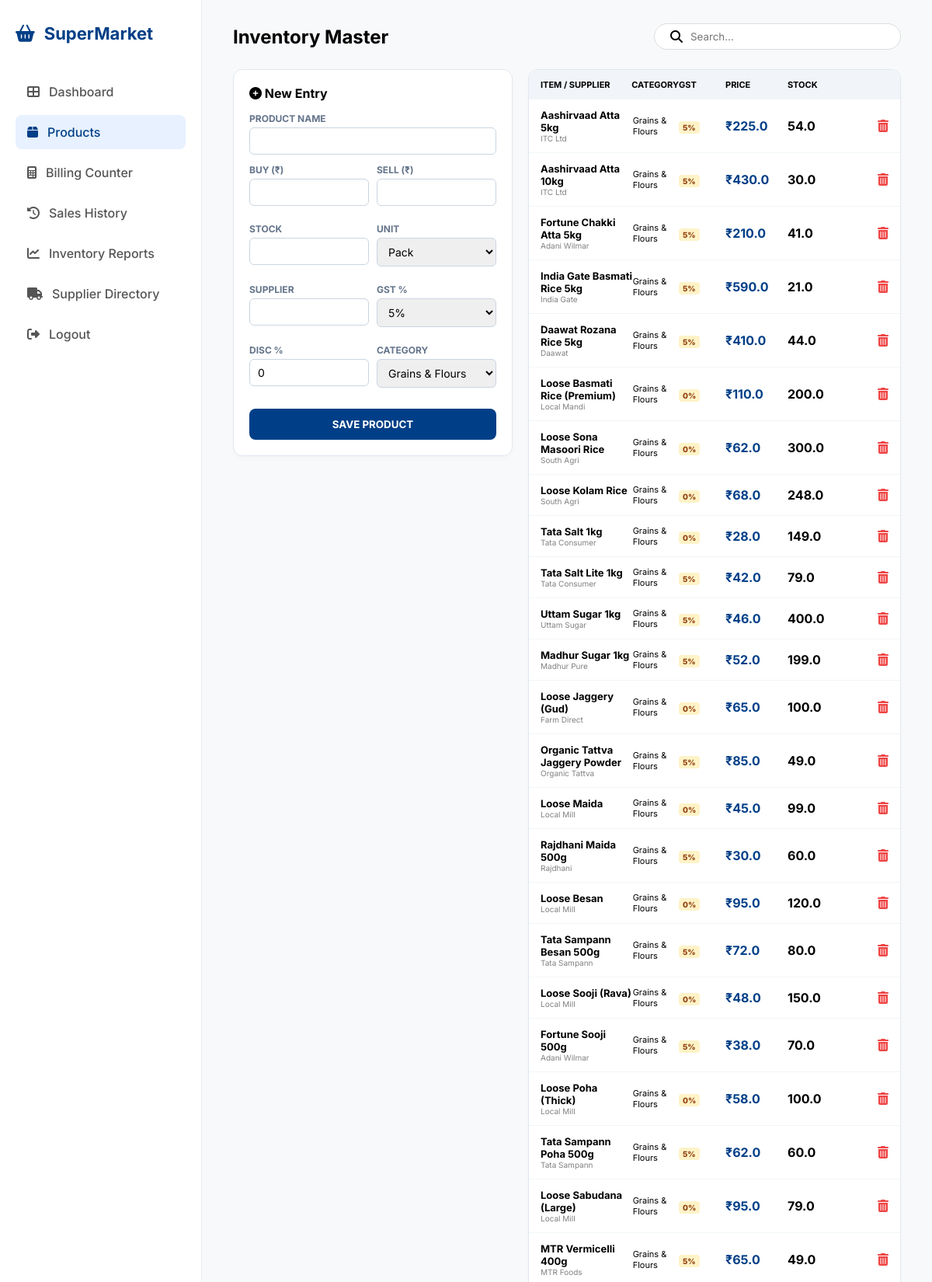
Screenshot of /products (signed in, upper part) with the database file from the repository.
### tables this page shows
CREATE TABLE products (
        id INTEGER PRIMARY KEY AUTOINCREMENT, name TEXT, category TEXT, unit TEXT, 
        purchase_price REAL, price REAL, stock REAL, supplier TEXT, discount REAL, gst_percent REAL);

### app.py (the view)
@app.route('/products')
def products():
    if 'user' not in session: return redirect(url_for('login'))
    conn = get_db_connection(); db_p = conn.execute('SELECT * FROM products').fetchall(); conn.close()
    return render_template('products.html', products=db_p)

### app.py (called while the page is built)
def get_db_connection():
    conn = sqlite3.connect('supermarket.db')
    conn.row_factory = sqlite3.Row
    return conn

### templates/products.html (shortened to what this page needs)
<!DOCTYPE html>
<html lang="en">
<head>
    <link rel="stylesheet" href="https://cdnjs.cloudflare.com/ajax/libs/font-awesome/6.4.0/css/all.min.css">
    <link rel="stylesheet" href="{{ url_for('static', filename='style.css') }}">
</head>
<body class="dashboard-page">
    <div class="dashboard-wrapper">
        <aside class="sidebar">
            <div class="sidebar-brand">
                <i class="fas fa-shopping-basket"></i>
                <span>SuperMarket</span>
            </div>
            <nav class="nav-links">
                {% if session['role'] == 'Admin' %}
                <a href="/dashboard" class="nav-item {% if request.path == '/dashboard' %}active{% endif %}"><i class="fas fa-th-large"></i> Dashboard</a>
                {% endif %}
                <a href="/products" class="nav-item active"><i class="fas fa-box"></i> Products</a>
                <a href="/billing" class="nav-item"><i class="fas fa-calculator"></i> Billing Counter</a>
                {% if session['role'] == 'Admin' %}
                <a href="/history" class="nav-item"><i class="fas fa-history"></i> Sales History</a>
                <a href="/reports" class="nav-item"><i class="fas fa-chart-line"></i> Inventory Reports</a>
                <a href="/suppliers" class="nav-item"><i class="fas fa-truck"></i> Supplier Directory</a>
                {% endif %}
            </nav>
            <div class="sidebar-footer">
                <a href="/logout" class="nav-item"><i class="fas fa-sign-out-alt"></i> Logout</a>
            </div>
        </aside>
        <main class="main-content">
            <header class="top-header" style="margin-bottom: 20px;">
                <h2>Inventory Master</h2>
                <div class="search-container"><i class="fas fa-search"></i><input type="text" id="productSearch" placeholder="Search..." onkeyup="filterProducts()"></div>
            </header>
            <div class="products-layout-grid">
                {% if session['role'] == 'Admin' %}
                <div class="compact-card">
                    <h3 style="font-size: 16px; margin-bottom: 15px;"><i class="fas fa-plus-circle"></i> New Entry</h3>
                    <form action="/add_product" method="POST">
                        <div class="compact-field">
                            <label>Product Name</label>
                            <input type="text" name="name" required>
                        </div>
                        <div class="form-row-2">
                            <div class="compact-field"><label>Buy (₹)</label><input type="number" step="0.01" name="purchase_price" required></div>
                            <div class="compact-field"><label>Sell (₹)</label><input type="number" step="0.01" name="price" required></div>
                        </div>
                        <div class="form-row-2">
                            <div class="compact-field"><label>Stock</label><input type="number" step="0.01" name="stock" required></div>
                            <div class="compact-field">
                                <label>Unit</label>
                                <select name="unit">
                                    <option>Pack</option><option>Kg</option><option>Ltr</option><option>Bottle</option>
                                </select>
                            </div>
                        </div>
                        <div class="form-row-2">
                            <div class="compact-field"><label>Supplier</label><input type="text" name="supplier"></div>
                            <div class="compact-field">
                                <label>GST %</label>
                                <select name="gst_percent">
                                    <option value="0">0%</option><option value="5" selected>5%</option>
                                </select>
                            </div>
                        </div>
                        <div class="form-row-2">
                            <div class="compact-field"><label>Disc %</label><input type="number" name="discount" value="0"></div>
                            <div class="compact-field">
                                <label>Category</label>
                                <select name="category">
                                    <option>Grains & Flours</option>
                                </select>
                            </div>
                        </div>
                        <button type="submit" class="btn-save-sm">SAVE PRODUCT</button>
                    </form>
                </div>
                {% endif %}
                <div class="compact-card" style="padding: 0; overflow-y: auto; max-height: 80vh;">
                    <div class="inventory-header">
                        <span>Item / Supplier</span><span>Category</span><span>GST</span><span>Price</span><span>Stock</span><span></span>
                    </div>
                    <div id="inventoryContainer">
                        {% for item in products %}
                        <div class="inventory-item">
                            <div style="display:flex; flex-direction:column">
                                <strong style="font-size:13px">{{ item['name'] }}</strong>
                                <small style="color:gray; font-size:10px">{{ item['supplier'] }}</small>
                            </div>
                            <div style="font-size:11px">{{ item['category'] }}</div>
                            <div><span class="gst-tag">{{ item['gst_percent']|int }}%</span></div>
                            <div style="font-weight:700; color:#003f87">₹{{ item['price'] }}</div>
                            <div style="font-weight:700" class="{% if item['stock'] < 10 %}low-stock-alert{% endif %}">{{ item['stock'] }}</div>
                            <div style="text-align:right">
                                {% if session['role'] == 'Admin' %}
                                <a href="/delete_product/{{ item['id'] }}" onclick="return confirm('Delete this product?')" style="color:#ef4444"><i class="fas fa-trash-alt"></i></a>
                                {% endif %}
                            </div>
                        </div>
                        {% endfor %}
                    </div>
                </div>
            </div>
        </main>
    </div>
</body>
</html>

### static/style.css (style rules this page uses)
:root { --primary: #003f87; --bg: #fbf9f8; --white: #ffffff; --text: #1b1c1c; --text-muted: #64748b; --border: #e2e8f0; }
* { margin: 0; padding: 0; box-sizing: border-box; font-family: 'Inter', sans-serif; }
.dashboard-wrapper { display: flex; height: 100vh; overflow: hidden; background-color: #f8f9fa; }
.sidebar { width: 260px; background: white; border-right: 1px solid #eee; display: flex; flex-direction: column; padding: 30px 20px; height: 100vh; }
.sidebar-brand { display: flex; align-items: center; gap: 12px; font-size: 22px; font-weight: 700; color: #003f87; margin-bottom: 40px; }
.nav-item { display: flex; align-items: center; gap: 12px; padding: 12px 15px; color: #555; text-decoration: none; margin-bottom: 8px; border-radius: 8px; font-weight: 500; }
.nav-item.active { background: #e7f1ff; color: #003f87; }
.main-content { flex: 1; padding: 30px 40px; overflow-y: auto; height: 100vh; }
.top-header { display: flex; justify-content: space-between; align-items: center; margin-bottom: 30px; }
.products-layout-grid { display: grid; grid-template-columns: 350px 1fr; gap: 25px; margin-top: 25px; align-items: start; }
.search-container { background: white; padding: 8px 20px; border-radius: 50px; display: flex; align-items: center; gap: 10px; border: 1px solid #ddd; width: fit-content; }
.search-container input { border: none; outline: none; width: 250px; }

### rows the page displays
products: name "Aashirvaad Atta 5kg", supplier "ITC Ltd", category "Grains & Flours", gst_percent "5", price "225.0", stock "54.0"
products: name "Aashirvaad Atta 10kg", supplier "ITC Ltd", category "Grains & Flours", gst_percent "5", price "430.0", stock "30.0"
products: name "Fortune Chakki Atta 5kg", supplier "Adani Wilmar", category "Grains & Flours", gst_percent "5", price "210.0", stock "41.0"
products: name "India Gate Basmati Rice 5kg", supplier "India Gate", category "Grains & Flours", gst_percent "5", price "590.0", stock "21.0"
products: name "Daawat Rozana Rice 5kg", supplier "Daawat", category "Grains & Flours", gst_percent "5", price "410.0", stock "44.0"
products: name "Loose Basmati Rice (Premium)", supplier "Local Mandi", category "Grains & Flours", gst_percent "0", price "110.0", stock "200.0"
products: name "Loose Sona Masoori Rice", supplier "South Agri", category "Grains & Flours", gst_percent "0", price "62.0", stock "300.0"
products: name "Loose Kolam Rice", supplier "South Agri", category "Grains & Flours", gst_percent "0", price "68.0", stock "248.0"
products: name "Tata Salt 1kg", supplier "Tata Consumer", category "Grains & Flours", gst_percent "0", price "28.0", stock "149.0"
products: name "Tata Salt Lite 1kg", supplier "Tata Consumer", category "Grains & Flours", gst_percent "5", price "42.0", stock "79.0"
products: name "Uttam Sugar 1kg", supplier "Uttam Sugar", category "Grains & Flours", gst_percent "5", price "46.0", stock "400.0"
products: name "Madhur Sugar 1kg", supplier "Madhur Pure", category "Grains & Flours", gst_percent "5", price "52.0", stock "199.0"
products: name "Loose Jaggery (Gud)", supplier "Farm Direct", category "Grains & Flours", gst_percent "0", price "65.0", stock "100.0"
products: name "Organic Tattva Jaggery Powder", supplier "Organic Tattva", category "Grains & Flours", gst_percent "5", price "85.0", stock "49.0"
products: name "Loose Maida", supplier "Local Mill", category "Grains & Flours", gst_percent "0", price "45.0", stock "99.0"
products: name "Rajdhani Maida 500g", supplier "Rajdhani", category "Grains & Flours", gst_percent "5", price "30.0", stock "60.0"
products: name "Loose Besan", supplier "Local Mill", category "Grains & Flours", gst_percent "0", price "95.0", stock "120.0"
products: name "Tata Sampann Besan 500g", supplier "Tata Sampann", category "Grains & Flours", gst_percent "5", price "72.0", stock "80.0"
products: name "Loose Sooji (Rava)", supplier "Local Mill", category "Grains & Flours", gst_percent "0", price "48.0", stock "150.0"
products: name "Fortune Sooji 500g", supplier "Adani Wilmar", category "Grains & Flours", gst_percent "5", price "38.0", stock "70.0"
products: name "Loose Poha (Thick)", supplier "Local Mill", category "Grains & Flours", gst_percent "0", price "58.0", stock "100.0"
products: name "Tata Sampann Poha 500g", supplier "Tata Sampann", category "Grains & Flours", gst_percent "5", price "62.0", stock "60.0"
products: name "Loose Sabudana (Large)", supplier "Local Mill", category "Grains & Flours", gst_percent "0", price "95.0", stock "79.0"
products: name "MTR Vermicelli 400g", supplier "MTR Foods", category "Grains & Flours", gst_percent "5", price "65.0", stock "49.0"
